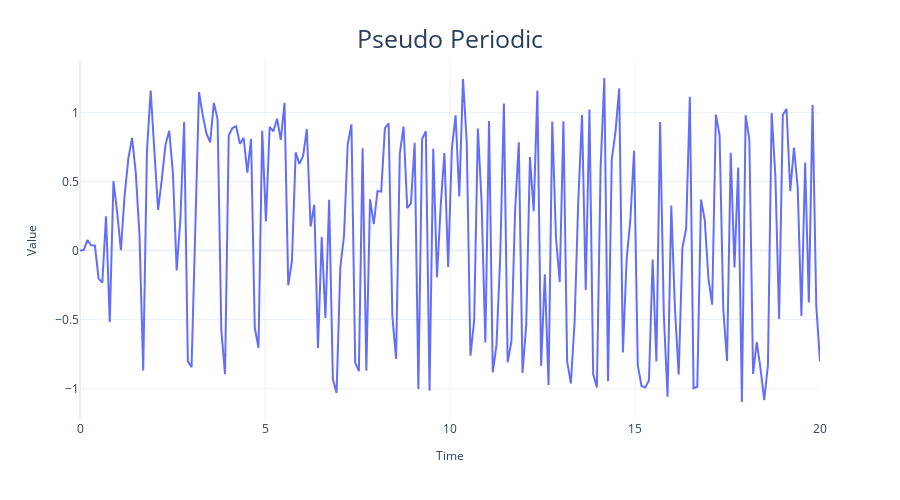

Notebook code cell kept with this figure:
### Markdown cell above
# Pseudo-periodic 

`TimeSynth` also has another signal called `PseudoPeriodic`. This is like the `Sinusoidal` class, but the frequency and amplitude itself has some stochasticity. We can see in the following code snippet that this is more realistic than the vanilla sine and cosine waves from the `Sinusoidal` class:

### Code cell
# PseudoPeriodic signal with Amplitude=1 & Frequency=0.1
signal = ts.signals.PseudoPeriodic(amplitude=1, frequency=0.25)

# Generating Timeseries
samples, regular_time_samples, signals, errors = generate_timeseries(signal=signal)

plot_time_series(regular_time_samples, samples, "Pseudo Periodic")

### Figure 1 — Plotly figure (JSON) as saved in the notebook; plotly's stock layout.template omitted (floating-point values rounded to 4 significant figures; data arrays with more than 128 entries replaced by an {"elided": "..."} marker saying what was removed)
{"data": [{"hovertemplate": "Time=%{x}<br>Value=%{y}<extra></extra>", "legendgroup": "", "line": {"color": "#636efa", "dash": "solid"}, "marker": {"symbol": "circle"}, "mode": "lines", "name": "", "orientation": "v", "showlegend": false, "type": "scatter", "x": {"elided": "200 float values"}, "xaxis": "x", "y": {"elided": "200 float values"}, "yaxis": "y"}], "layout": {"autosize": false, "height": 500, "legend": {"tracegroupgap": 0}, "margin": {"t": 60}, "title": {"font": {"size": 25}, "text": "Pseudo Periodic", "x": 0.5, "xanchor": "center", "yanchor": "top"}, "width": 900, "xaxis": {"anchor": "y", "domain": [0, 1], "title": {"font": {"size": 12}, "text": "Time"}}, "yaxis": {"anchor": "x", "domain": [0, 1], "title": {"font": {"size": 12}, "text": "Value"}}}}
